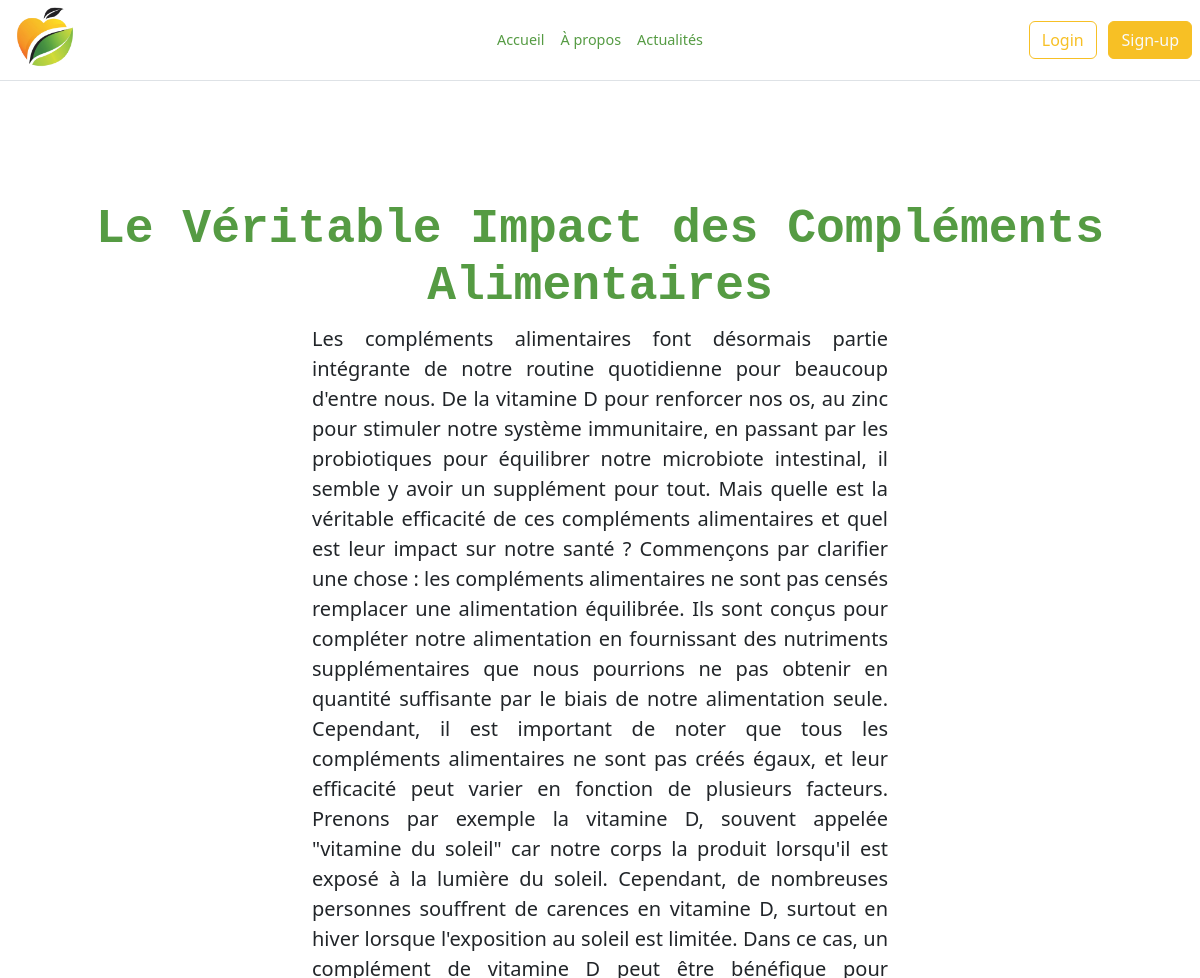
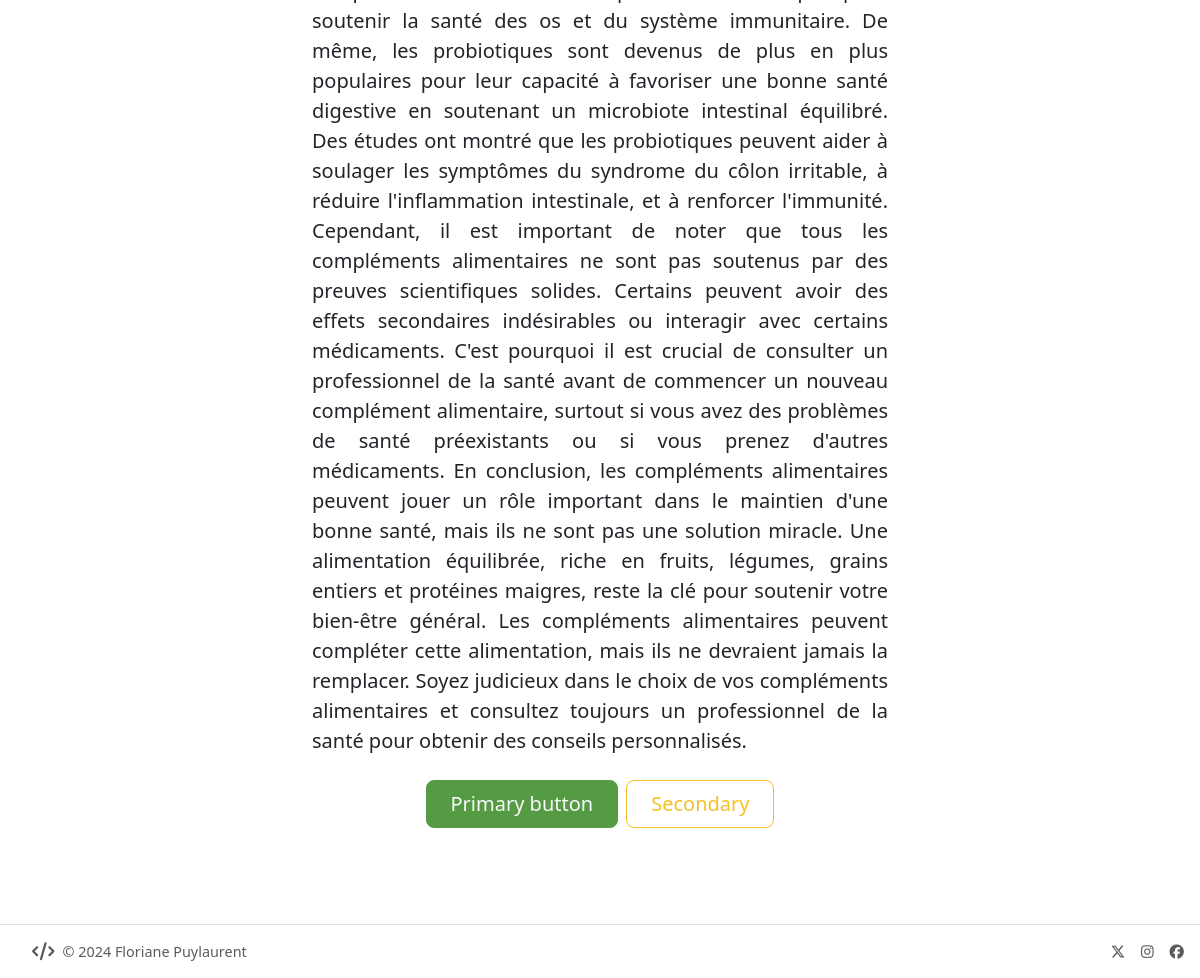
The app's page /actualite.php?id=3 with its own data (2 pictures, top to bottom).
### tables this page shows
CREATE TABLE
    IF NOT EXISTS `articles` (
        `id` int (11) NOT NULL AUTO_INCREMENT,
        `category_id` int (11) NOT NULL,
        `title` varchar(255) NOT NULL,
        `content_long` text NOT NULL,
        `content_short` text NOT NULL,
        `image` varchar(255) DEFAULT NULL,
        PRIMARY KEY (`id`),
        KEY `category_id` (`category_id`),
        FOREIGN KEY (`category_id`) REFERENCES `categories` (`id`)
    );

### app/articles.php (called while the page is built, shortened)
<?php
function getArticleById(PDO $pdo, int $id):array|bool
{
  $query= $pdo->prepare("SELECT * FROM articles WHERE id=:id");
  $query->bindValue(":id",$id,PDO::PARAM_INT);
  $query->execute();
  return $query->fetch(PDO::FETCH_ASSOC);
}

### actualite.php (the view, shortened to what this page needs)
<?php
    require_once __DIR__.'/app/pdo.php';
    require_once __DIR__.'/templates/header.php';
    require_once __DIR__.'/app/articles.php';
    $errorList =[];
    if (isset($_GET['id'])) {
        $article = getArticleById($pdo, (int)$_GET['id']);
    }else{
        $errorList[]="Oops ! Article Introuvable... :( ";
    }
    if (empty($errorList)) {
?>
<div class="px-4 py-5 my-5 text-center">
    <h1 class="display-5 fw-bold"><?= $article['title']; ?></h1>
    <div class="col-lg-6 mx-auto">
        <p class="lead mb-4 text-justify">
            <?= $article['content_long'];?>
        </p>
        <div class="d-grid gap-2 d-sm-flex justify-content-sm-center">
            <button type="button" class="btn btn-primary text-light btn-lg px-4 gap-3">Primary button</button>
            <button type="button" class="btn btn-outline-warning btn-lg px-4">Secondary</button>
        </div>
    </div>
</div>
<?php
    }else{
        foreach ($errorList as $error){
            echo "<h1 class=\"text-center display-5 fw-bold m-3\">".$error."</h1>";
        }
    }
require_once __DIR__.'/templates/footer.php';
?>

### records on screen
articles: title "Le Véritable Impact des Compléments Alimentaires", content_long "Les compléments alimentaires font désormais partie intégrante de notre routine quotidienne pour beaucoup d'entre nous. De la vitamine D pour renforcer nos os, au zinc pour stimuler notre système immunitaire, en passant par les probiotiques pour équilibrer notre microbiote intestinal, il semble y avoir un supplément pour tout. Mais quelle est la véritable efficacité de ces compléments alimentaires et quel est leur impact sur notre santé ? Commençons par clarifier une chose : les compléments alimentaires ne sont pas censés remplacer une alimentation équilibrée. Ils sont conçus pour compléter notre alimentation en fournissant des nutriments supplémentaires que nous pourrions ne pas obtenir en…"

### other values on screen
$pageInfos['title'] "Accueil"
$pageInfos['title'] "À propos"
$pageInfos['title'] "Actualités"
